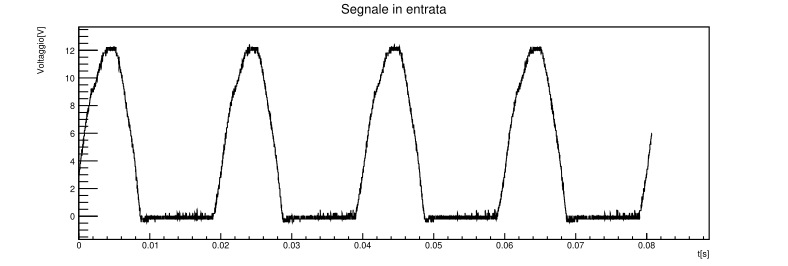

The Python source for this figure:
import ROOT
from array import array
import numpy as np
import pandas as pd

df = pd.read_csv("WaveData5915.csv") #legge il file excel
df = df.dropna(subset=["t", "V"]) #controlla solo le colonne V e I. Se una di queste contiene un valore mancante, elimina quella riga


t = array('d', df["t"].to_numpy(dtype=float))
V = array('d', df["V"].to_numpy(dtype=float)) #df è il dataframe, "V" è il nome della colonna da leggere 


et = array('d', [0.0]*len(V))
eV = array('d', [0.0]*len(t))

c = ROOT.TCanvas("c", "t vs V", 1700, 600)

g=ROOT.TGraphErrors(len(V), t, V, et, eV)

g.SetTitle("Segnale in entrata; t[s]; Voltaggio[V]") 
g.SetMarkerStyle(21) 
g.SetMarkerColor(ROOT.kBlack) 
g.SetMarkerSize(0.3)
g.SetLineWidth(1) 

g.Draw("AC")

c.Modified() 
c.Update()
c.Draw()

c.SaveAs("1diodo_820rettificato.pdf") 
input("Premi Invio per chiudere...") 
